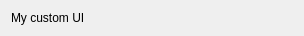
<?xml version="1.0" encoding="UTF-8"?>
<ui version="4.0">
 <class>QtMixinTest</class>
 <widget class="QWidget" name="QtMixinTest">
  <property name="geometry">
   <rect>
    <x>0</x>
    <y>0</y>
    <width>304</width>
    <height>31</height>
   </rect>
  </property>
  <layout class="QVBoxLayout" name="verticalLayout">
   <item>
    <widget class="QLabel" name="QtMixinTest_Label">
     <property name="text">
      <string>My custom UI</string>
     </property>
    </widget>
   </item>
  </layout>
 </widget>
 <resources/>
 <connections/>
</ui>
